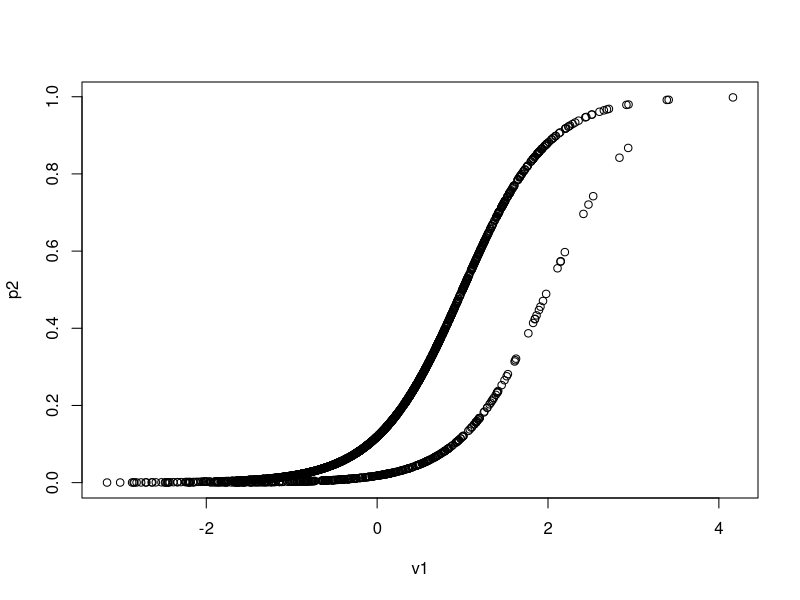
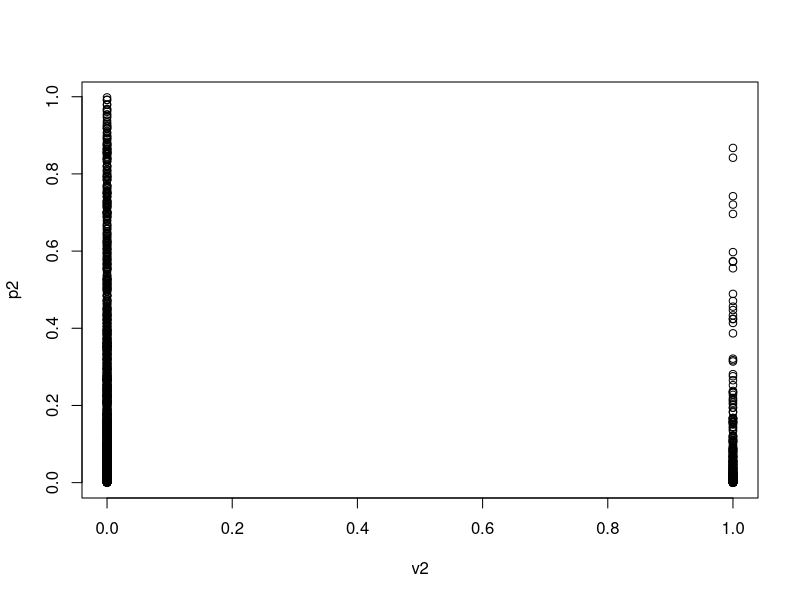
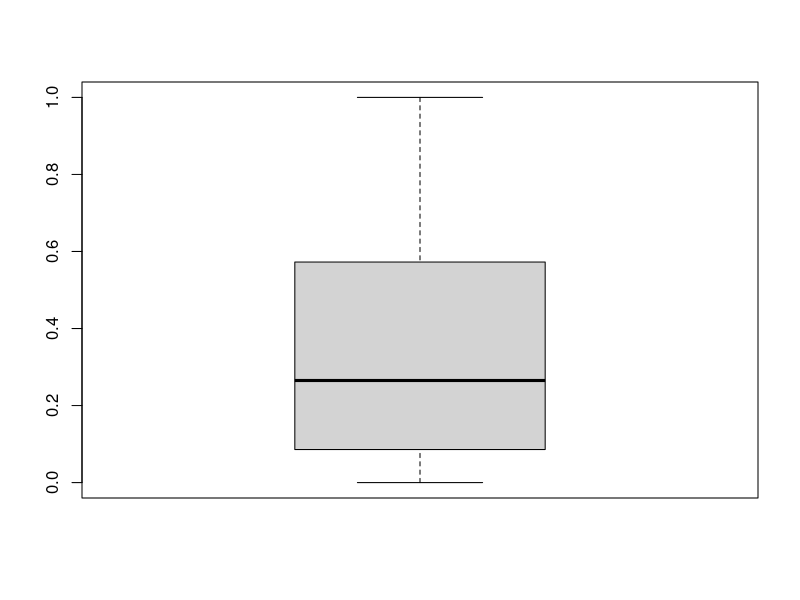
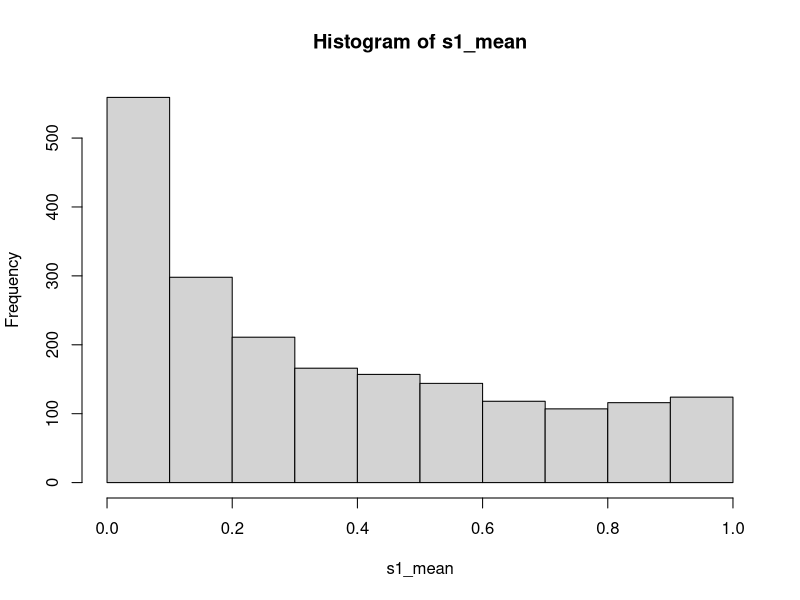

Here is the R script that generated these plots, in order:
# This is the practice coding for dissertation simulation study #
# Note all conditions are estimators are programmed # 

# Set random seed #
set.seed(1234567)

# Step 1. Generate data #################################################################

# Step 1.1. Generate school level and student level covariates # 
# number of schools = 1, ..., H, number of student per school = 1, ... ,K-h 
# Set the number of schools to be 2000 #
# Generate the number of student per school to be N(600,270), min = 30 and max = 4000
# Students per school is based on FL data  

# Generate two school-level covariates, V1 & V2 
# V1~ is continuous N(0, 1), V2 is binary Ber(0.2)

# Generate two student level covariates X1 & X2 
# x1 is continuous N(V1_h, 1), in each school h, mean of x1 equals to v1  
# x2 is binary Ber(0.5)
# x1[[h]] = x1 of school h, same for x2[[h]] 

H=2000
K=rep(NA,H)
v1=rep(NA,H)
v2=rep(NA,H)
x1=NULL
x2=NULL

for (h in 1:H){
  K[h]=as.integer(rnorm(H,600,270)) 
  # k= # number of student per school, k~N(600, 270), min = 30 and max = 4000
  if(K[h]<30) {
    K[h]=30}
  if(K[h]>4000) {
    K[h]=4000
  }
  v1[h]=rnorm(1,0,1) # v1~N(0,1)
  v2[h]=rbinom(1,1,0.2) # v2 is binary with p=0.2
  x1[[h]]=rep(NA,K[h]) # student level variable x1
  x2[[h]]=rep(NA,K[h]) # student level variable x2
  x1[[h]]=rnorm(K[h],v1[h],1) # x1~N(v1,1), so v1 is the mean of x1
  x2[[h]]=rbinom(K[h],1,0.5) # x2 is binary with p = 0.5
}


# Step 1.2. Simulate potential outcomes for all students in all schools #

# u1-u5 are level 2 school level random errors, all follow N(0,1)#
# All residual covariaces are assumed to be zero #
u0=rnorm(H,0,1) 
u1=rnorm(H,0,1) 
u2=rnorm(H,0,1)
u3=rnorm(H,0,1)
u4=rnorm(H,0,1)
u5=rnorm(H,0,1)

# Below are coefficients for the MLM treatment effect # 
# All other coefficients that are in the draft but not listed here are either 0 or 1 #
pi30=1 # unconditional effect of treatment effect (TE) #
pi31=0.5 # impact of v1 on TE
pi32=0.5 # impact of v2 on TE
pi40=0.5 # impact of x1 on TE
pi41=0.5 # impact of x2 on TE
pi42=0.2 # impact of x1v1 on TE
pi50=0.2 # impact of x1v2 on TE
pi51=0.2 # impact of x2v1 on TE
pi52=0.2 # impact of x2v2 on TE

y0=NULL #potential outcome for control units
y1=NULL #potential outcome for treated units
TE=NULL #true treatment effect 
phi0=NULL
phi1=NULL
phi2=NULL
e=NULL # student level random error

for (h in 1:H){
  y0[[h]]=rep(NA,K[h])
  y1[[h]]=rep(NA,K[h])
  TE[[h]]=rep(NA,K[h])
  e[[h]]=rep(NA,K[h])
  e[[h]]=rnorm(K[h],0,1) # student level random error follows N(0,1)
  
  phi0[h]=pi30+pi31*v1[h]+pi32*v2[h]+u3[h] # level 2 intercept as outcome of v1 & v2
  phi1[h]=pi40+pi41*v1[h]+pi42*v2[h]+u4[h] # level 2 slope as outcome of v1 & v2
  phi2[h]=pi50+pi51*v1[h]+pi52*v2[h]+u5[h] # level 2 slope as outcome of v1 & v2
  
  for (k in 1:K[h]){
    y0[[h]][k]=v1[h]+v2[h]+u0[h]+x1[[h]][k]*(v1[h]+v2[h]+u1[h])+x2[[h]][k]*(v1[h]+v2[h]+u2[h])+e[[h]][k] #potential outcome for treatment
    y1[[h]][k]=y0[[h]][k]+phi0[h]+phi1[h]*x1[[h]][k]+phi2[h]*x2[[h]][k]+e[[h]][k] # potential outcome for control 
    TE[[h]][k]=phi0[h]+phi1[h]*x1[[h]][k]+phi2[h]*x2[[h]][k] # true individual treatment effect 
  }
}

# Step 1.3.Generate selection probabilities  

# Generate school selection probability and assign treatment groups 
# Set up school parameters. (p is approximately 0.2)
alpha0=-2
alpha1= 2
alpha2=-2

p2=NULL # school level selection probability
s2=NULL  # s2=1 indicates school selected into sample 
z2=NULL # z2=1 indicates a sampled school was assigned the treatment condition

for (h in 1:H){
  p2[h]=1/(1+exp(-(alpha0+alpha1*v1[h]+alpha2*v2[h]))) # model for school selection 
  s2[h]=rbinom(1,1,p2[h]) # selection follows a bernoulli distribution 
  if(s2[h]==1) z2[h]=rbinom(1,1,0.5) else z2[h]=NA  # assign schools to treatment or control group #
}

mean(p2)
plot(v1,p2)
plot(v2,p2)

# Generate student selection probability 
# *** This model assumes that every student in the population has their own selection probability, which
# *** cannot be verified with the data we have 

# Below are coefficiences for the ML logistics regression for selection
 
tau00=-2 # unconditional selection probability 
tau01=1 # impact of v1 on selection
tau02=1 # impact of v2 on selection
tau10=1 # impact of x1
tau11=0.5 # impact of x1v1
tau12=0.5 # impact of x1v2
tau20=1 # impact of x2
tau21=0.5 # impact of x2v1
tau22=0.5 # impact of x2v2

# random effects
# omega0=rnorm(H,0,1) 
# omega1=rnorm(H,0,1) 
# omega2=rnorm(H,0,1)

eta0=eta1=eta2=NULL
p1=NULL
s1=NULL

p1_mean=NULL 
s1_mean=NULL

for (h in 1:H){
  p1[[h]]=rep(NA,K[h]) # student level probability 
  s1[[h]]=rep(NA,K[h]) # Indicator for student selection
#  e[[h]]=rep(NA,K[h])
#  e[[h]]=rnorm(K[h],0,1) # student level random error follows N(0,1)
  
  eta0[h]=tau00+tau01*v1[h]+tau02*v2[h] # level 2 intercept as outcome of v1 & v2
  eta1[h]=tau10+tau11*v1[h]+tau12*v2[h] # level 2 slope as outcome of v1 & v2 
  eta2[h]=tau20+tau21*v1[h]+tau22*v2[h] # level 2 slope as outcome of v1 & v2
  
  for (k in 1:K[h]){
    p1[[h]][k]=1/(1+exp(-(eta0[h]+eta1[h]*x1[[h]][k]+eta2[h]*x2[[h]][k]))) # model for student selection 
    s1[[h]][k]=rbinom(1,1,p1[[h]][k]) # student selection follows a bernoulli distribution
  }
  s1_mean[h]=mean(s1[[h]]) # % student selected into sample for school h 
}
boxplot(s1_mean)
hist(s1_mean)

# Step 2. Saving all variables into a dataframe ########################################################## 

#generate school IDs
schid=rep(seq(1:H),K)
# generate student IDs
studentid=sequence(K)

# flatten all "lists" of variables to make them single variables (this set data to the "long" format) 
y1_l=unlist(y1)
y0_l=unlist(y0)
x1_l=unlist(x1)
x2_l=unlist(x2)
s1_l=unlist(s1)

#repeat school-level variables v1,v2,s2,z2 by # students in the school, so that each student has corresponding school level variables  
v1_l=rep(v1,K)
v2_l=rep(v2,K)
s2_l=rep(s2,K)
z2_l=rep(s2,K)

# generate outcome variable y for students in the sample schools (s2=1)
# y=y1 for treatment schools
# y=y0 for control schools 

y=NULL
for (h in 1:H){
  y[[h]]=rep(NA,K[h])
  
  if (s2[h]==1 & z2[h]==1) {
    for (k in 1:K[h]){
      if (s1[[h]][k]==1) {
        y[[h]][k]=y1[[h]][k] # if school is in the sample and in the treatment group, and student is sampled, y=y1
      }  else {
          y[[h]][k]= NA # if student is not sampled, y = NA (unobserved)
          }
    }
  }
  else if (s2[h]==1 & z2[h]==0){
    for (k in 1:K[h]){
      if (s1[[h]][k]==1) {
        y[[h]][k]=y0[[h]][k] # if school is in the sample and in the control group, and student is sampled, y=y0
      } else {
        y[[h]][k]= NA # if student is not sampled, y = NA (unobserved)
      }
    }
  }
    else {
      for (k in 1:K[h]){
        y[[h]][k]=NA # if school is not sampled, y = NA (unobserved)
    }
    }
  }

y_l=unlist(y) # flatten this list and set it to "long" format 

# Combine all variables into one dataset that is ready for estimation 
# This dataset contains school ID, student ID,
# outcome for sampled student in sampled schools, 
# level 1 variables x1 & x2, level 2 variables v1 & v2
# indicators for school selection and student selection 

dataset=data.frame(cbind(schid,studentid,y_l,s1_l,s2_l,z2_l,x1_l,x2_l,v1_l,v2_l))


# Step 3. Create estimators ###############################################################################

# Estimator 1: MLM for outcome (1)


# Estimator 2. P.S. + MLM models (DB estimator)
# 2.1 P.S. for school-level selection (2)



# 2.2 P.S. for school+student level selection (3)
# school weights estiamted by school level P.S. model, student weights estimated by individual P.S. models within school)


# 2.2 P.S. for school+student level selection (4)
# School weigths estimated by school level P.S. model, student weights estimated by ML-PS model for sampled schools)


# 2.2 P.S. for simultaneous school+student level selection (5)
# Student weights estimated by ML-PS with population data 




  